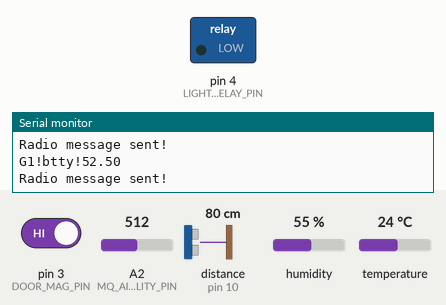
The sketch below on a simulated Arduino Uno, built with avr-gcc and run on an emulated ATmega328P. On the bench: switched loads named in the sketch (green lamp = pin HIGH), the last lines printed to the serial monitor. Wiring (inferred from the names in the program): ultrasonic range finder: trigger pin 9; echo pin 10. The inputs (shaded band) are chosen by the test bench; at power-on: pin 3 (DOOR_MAG_PIN) HIGH, A2 (MQ_AIR_QUALITY_PIN) = 512, distance to the obstacle (sensor on pin 10) 80 cm, humidity 55 %, temperature 24 °C. The echo pulse lasts 58.3 µs per cm; no radio packets arrive unless stated; pins used as bus, display or sensor lines are not drawn.

Above: at 3.0 s.
3.1 s: pin 3 (DOOR_MAG_PIN) driven LOW
At 5.6 s:
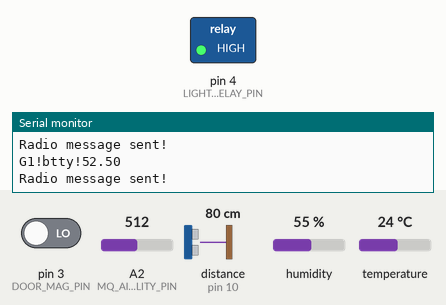
6.1 s: pin 3 (DOOR_MAG_PIN) driven HIGH
At 7.4 s:
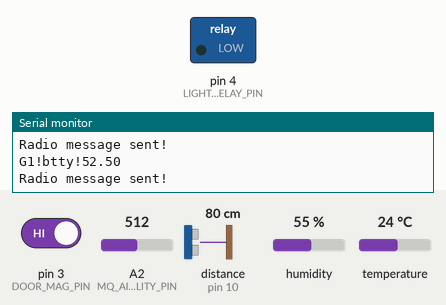
Timing chart, 0 to 9.1 s (numbered marks = the images above; inputs shaded):
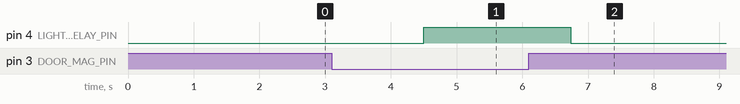

The sketch:

Car_in_garage_detector1.ino
```cpp
#include <SPI.h>
#include <nRF24L01.h>
#include <RF24.h>
#include "CommonParams.h"
#include "DoorSensor.h"
#include "DhtSensor.h"
#include "NRF24L01Transceiver.h"
#include "UltrasonicSensor.h"
#include "AirQualitySensor.h"
#include "RelayModule.h"

const int NRF_CE_PIN = 7;
const int NRF_CSN_PIN = 8;
const int US_TRIG_PIN = 9;
const int US_ECHO_PIN = 10;
const int DOOR_MAG_PIN = 3;
const int LIGHTS_RELAY_PIN = 4;
const int DHT_PIN = 5;
const int MQ_AIR_QUALITY_PIN = A2;

const int carDistanceCm = 30;
const int LOOP_DELAY = 2000;

DoorSensor garageDoor = DoorSensor(DOOR_MAG_PIN);
DhtSensor garageDhtSensor = DhtSensor(DHT_PIN);
NRF24L01Transceiver radioTransmitter = NRF24L01Transceiver(
  NRF_CE_PIN,
  NRF_CSN_PIN,
  GARAGE_RF_CHANNEL,
  NULL,
  true,
  RF24_PA_MIN);
UltrasonicSensor usSensor = UltrasonicSensor(US_TRIG_PIN, US_ECHO_PIN);
AirQualitySensor aqSensor = AirQualitySensor(MQ_AIR_QUALITY_PIN);
RelayModule lightsRelay = RelayModule(LIGHTS_RELAY_PIN);

const String SEPERATOR = "!";
const int reservedBytes = 2;  // for the msg index values and seperators
const int msgBodyBytes = nrfPayloadBytesLimit - reservedBytes;


struct GarageData {
  float carDistance;
  GarageDoor door;
  float temperature;
  float humidity;
  GarageLights lights;
  int airQuality;
  float batteryLevel;
};

void operateGarageLights(GarageLights lights, GarageData *data) {
  if (lights == ON) {
    // Turn On the 230V relay
    lightsRelay.turnOn();
    data->lights = ON;
  } else {
    // Turn Off the 230V relay
    lightsRelay.turnOff();
    data->lights = OFF;
  }
}

/**
* Converts the data object to a json string and
* sends it over radio to the receiver board
*
* @author Sandun Munasinghe
**/
void broadcastData(GarageData g1) {
  for (int x = 1; x <= 7; x++) {
    // iterations the number of messages needs to be sent
    String key = "";
    String value = "";
    switch (x) {
      case 1:
        // car distance in the garage
        key = "carDist";
        value = g1.carDistance;
        break;
      case 2:
        // Garage door
        key = "door";
        value = g1.door == OPEN ? "O" : "C";
        break;
      case 3:
        // Temperature
        key = "temp";
        value = g1.temperature;
        break;
      case 4:
        // Humidity
        key = "humid";
        value = g1.humidity;
        break;
      case 5:
        // lights
        key = "lights";
        value = g1.lights == ON ? "O" : "F";
        break;
      case 6:
        // air quality
        key = "AQ";
        value = g1.airQuality;
        break;
      case 7:
        // Battery level
        key = "btty";
        value = g1.batteryLevel;
        break;
    }

    /**
    * Message anatomy "{Garage ID}{seperator}{Data Key}{seperator}{Data Value}"
    **/
    String message = GARAGE_ID + SEPERATOR + key + SEPERATOR + value;
    Serial.println(message);
    radioTransmitter.sendRadioMessage(message);
  }
}

void setup() {
  usSensor.initialize();
  garageDoor.initialize();
  garageDhtSensor.initialize();
  lightsRelay.initialize();
  aqSensor.initialize();
  Serial.begin(9600);
  radioTransmitter.initialize();
}

void loop() {
  garageDhtSensor.updateSensorData();
  usSensor.updateSensorData();
  aqSensor.updateSensorData();

  struct GarageData g1;
  g1.carDistance = usSensor.getDistance();
  g1.door = garageDoor.getDoorState();
  g1.temperature = garageDhtSensor.getTemperature();
  g1.humidity = garageDhtSensor.getHumidity();
  g1.airQuality = aqSensor.getAirQualityLevel();
  g1.batteryLevel = 52.5;

  if (g1.door == OPEN) {
    // // Turn On the lights
    operateGarageLights(ON, &g1);
  } else {
    // // Turn Off the lights
    operateGarageLights(OFF, &g1);
  }

  broadcastData(g1);
  delay(LOOP_DELAY);
}
```

AirQualitySensor.cpp
```cpp
#include "AirQualitySensor.h"

AirQualitySensor::AirQualitySensor(int analogPin){
  this->analogPin = analogPin;
}

void AirQualitySensor::initialize(){
  pinMode(this->analogPin, INPUT);
}

void AirQualitySensor::updateSensorData(){
  this->sensorData = analogRead(this->analogPin);
}

int AirQualitySensor::getAirQualityLevel(){
  return this->sensorData;
}
```

AirQualitySensor.h
```cpp
#ifndef AIR_QUALITY_SENSOR_H
#define AIR_QUALITY_SENSOR_H

#include <Arduino.h>
#include "CommonParams.h"

class AirQualitySensor{
  private:
    int analogPin;
    int sensorData;

  public:
    AirQualitySensor(int analogPin);
    void initialize();
    void updateSensorData();
    int getAirQualityLevel();
};

#endif
```

CommonParams.h
```cpp
#ifndef COMMON_PARAMS_H
#define COMMON_PARAMS_H

enum GarageDoor {
  OPEN,
  CLOSED
};

enum GarageLights {
  ON,
  OFF
};

const String ALPHABET = "ABCDEFGHIJKLMNOPQRSTUVWXYZ";
const byte GARAGE_RF_CHANNEL[6] = "G1083";
const String GARAGE_ID = "G1";

#endif
```

DhtSensor.cpp
```cpp
#include "DhtSensor.h"
#include <dht11.h>
#include <Arduino.h>

DhtSensor::DhtSensor(
  byte pin) {
  dht11 DHT11;
  this->pin = pin;
  this->DHT11 = DHT11;
}

void DhtSensor::initialize() {
  pinMode(this->pin, INPUT);
}

void DhtSensor::updateSensorData() {
  this->dhtState = this->DHT11.read(this->pin);
}

int DhtSensor::getTemperature() {
  if (this->DHT11.temperature) {
    return (float)this->DHT11.temperature;
  }
  return 0.0;
}

int DhtSensor::getHumidity(){
  if(this->DHT11.humidity){
    return (float)this->DHT11.humidity;
  }
  return 0.0;
}
```

DhtSensor.h
```cpp
#ifndef DHT_SENSOR_H
#define DHT_SENSOR_H

#include <Arduino.h>
#include <dht11.h>
#include "CommonParams.h"

struct DhtData {
  int temperature;
  int humidity;
};

class DhtSensor{
  private:
    byte pin;
    int dhtState;
    dht11 DHT11;

  public:
    DhtSensor(byte pin);
    void initialize();
    void updateSensorData();
    int getTemperature();
    int getHumidity();
};

#endif
```

DoorSensor.cpp
```cpp
#include "Arduino.h"
#include "DoorSensor.h"
/**
* Class for magnetic door sensor switch
*
* @author Sandun Munasinghe
**/

DoorSensor::DoorSensor(byte doorMagnetPin){
  this->pin = doorMagnetPin;
  this->doorState = LOW;
}

void DoorSensor::initialize(){
  pinMode(this->pin, INPUT_PULLUP);
}

/**
* Reads the magentic door sensor current state and returns
*
* @author Sandun Munasinghe
**/
GarageDoor DoorSensor::getDoorState(){
  this->doorState = digitalRead(this->pin);
  if(this->doorState == HIGH){
    return GarageDoor::OPEN;
  }else{
    return GarageDoor::CLOSED;
  }
}
```

DoorSensor.h
```cpp
#ifndef DOOR_SENSOR_H
#define DOOR_SENSOR_H

#include <Arduino.h>
#include "CommonParams.h"

class DoorSensor{
  private:
    byte pin;
    int doorState;

  public:
    DoorSensor(byte pin);
    void initialize();
    GarageDoor getDoorState();
};

#endif
```

NRF24L01Transceiver.cpp
```cpp
#include "NRF24L01Transceiver.h"

NRF24L01Transceiver::NRF24L01Transceiver(
  int cePin,
  int csnPin,
  byte* writePipeAddress = NULL,
  byte readPipeAddresses = NULL,
  boolean isTransmitterOnly = false,
  rf24_pa_dbm_e transceiverPowerLevel = RF24_PA_MIN) {
  this->cePin = cePin;
  this->csnPin = csnPin;
  this->writePipeAddress = writePipeAddress;
  this->readPipeAddresses = readPipeAddresses;
  this->isTransmitterOnly = isTransmitterOnly;
  this->transceiverPowerLevel = transceiverPowerLevel;
}


void NRF24L01Transceiver::initialize() {
  Serial.println("Radio begin");
  this->radio = RF24(this->cePin, this->csnPin);
  this->radio.begin();

  if (this->writePipeAddress) {
    this->radio.openWritingPipe(this->writePipeAddress);
  }

  if (this->readPipeAddresses) {
    this->radio.openReadingPipe(0, this->readPipeAddresses);
  }

  this->radio.setPALevel(this->transceiverPowerLevel);

  if (this->isTransmitterOnly) {
    Serial.println("Stop listening");
    this->radio.stopListening();
  } else {
    Serial.println("Start listening");
    this->radio.startListening();
  }
}

String NRF24L01Transceiver::receive() {
  if (this->radio.available()) {
    char text[nrfPayloadBytesLimit] = "";
    this->radio.read(&text, sizeof(text));
    return text;
  }
  return "";
}

void NRF24L01Transceiver::sendRadioMessage(String message) {
  char radioMessage[nrfPayloadBytesLimit] = "";
  for (int x = 0; x < message.length(); x++) {
    radioMessage[x] = message[x];
  }
  this->radio.write(&radioMessage, sizeof(radioMessage));
  Serial.println("Radio message sent!");
}
```

NRF24L01Transceiver.h
```cpp
#include "WString.h"
#ifndef NRF24L01_TRANSCEIVER_H
#define NRF24L01_TRANSCEIVER_H

#include <Arduino.h>
#include <nRF24L01.h>
#include <RF24.h>
#include "CommonParams.h"

const int nrfPayloadBytesLimit = 32;

class NRF24L01Transceiver {
private:
  int cePin;
  int csnPin;
  byte* writePipeAddress;
  byte readPipeAddresses;
  RF24 radio;
  boolean isTransmitterOnly;
  rf24_pa_dbm_e transceiverPowerLevel;

public:
  NRF24L01Transceiver(
    int cePin,
    int csnPin,
    byte* writePipeAddress,
    byte readPipeAddresses,
    boolean isTransmitterOnly,
    rf24_pa_dbm_e transceiverPowerLevel);
  void initialize();
  void transmit(String message);
  String receive();
  void sendRadioMessage(String message);
};

#endif
```

RelayModule.cpp
```cpp
#include "RelayModule.h"

RelayModule::RelayModule(int pin) {
  this->pin = pin;
  this->status = RelayStatus::on;
}

void RelayModule::initialize() {
  pinMode(this->pin, OUTPUT);
}

void RelayModule::turnOn(){
  digitalWrite(this->pin, LOW);  // LOW means on
  this->status = RelayStatus::on;
}

void RelayModule::turnOff(){
  digitalWrite(this->pin, HIGH);  // HIGH means off
  this->status = RelayStatus::off;
}
```

RelayModule.h
```cpp
#ifndef RELAY_MODULE_H
#define RELAY_MODULE_H

#include <Arduino.h>
#include "CommonParams.h"

enum RelayStatus {
  on,
  off
};

class RelayModule{
  private:
    int pin;
    RelayStatus status;

  public:
    RelayModule(int pin);
    void initialize();
    void turnOn();
    void turnOff();
};

#endif
```

UltrasonicSensor.cpp
```cpp
#include "Arduino.h"
#include "UltrasonicSensor.h"

const float SPEED_OF_SOUND = 0.0344;

UltrasonicSensor::UltrasonicSensor(int triggerPin, int echoPin) {
  this->triggerPin = triggerPin;
  this->echoPin = echoPin;
  this->duration = 0;
  this->distance = 0;
}

void UltrasonicSensor::initialize() {
  pinMode(this->triggerPin, OUTPUT);
  pinMode(this->echoPin, INPUT);
}

void UltrasonicSensor::updateSensorData() {
  digitalWrite(this->triggerPin, LOW);
  delayMicroseconds(2);
  digitalWrite(this->triggerPin, HIGH);
  delayMicroseconds(10);
  digitalWrite(this->triggerPin, LOW);
  this->duration = pulseIn(this->echoPin, HIGH);
  this->distance = (this->duration * SPEED_OF_SOUND) / 2;
  Serial.print("Distance: ");
  Serial.println(distance);
}

float UltrasonicSensor::getDistance() {
  return this->distance;
}
```

UltrasonicSensor.h
```cpp
#ifndef ULTRASONIC_SENSOR_H
#define ULTRASONIC_SENSOR_H

#include <Arduino.h>
#include "CommonParams.h"

class UltrasonicSensor{
  private:
    int triggerPin;
    int echoPin;
    float duration;
    float distance;

  public:
    UltrasonicSensor(int triggerPin, int echoPin);
    void initialize();
    void updateSensorData();
    float getDistance();
};

#endif
```

Measured:
- after the input at 3.1 s, pin 4 (LIGHTS_RELAY_PIN): LOW → HIGH after 1.4 s
- after the input at 6.1 s, pin 4 (LIGHTS_RELAY_PIN): HIGH → LOW after 0.64 s
